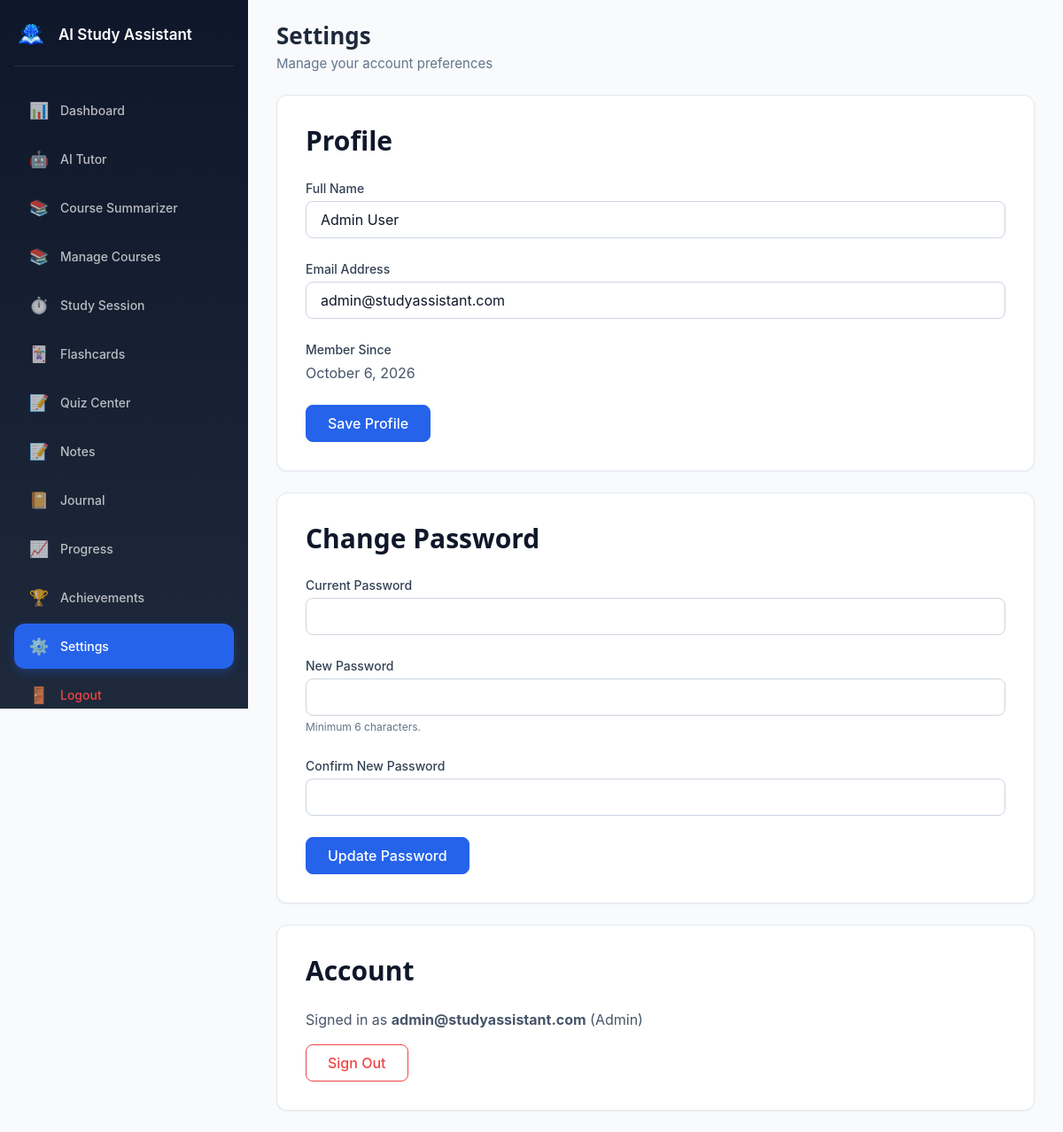
The page /settings.php (signed in) on the database its author committed.
### tables this page shows
CREATE TABLE IF NOT EXISTS users (
    id INT AUTO_INCREMENT PRIMARY KEY,
    name VARCHAR(255) NOT NULL,
    email VARCHAR(255) NOT NULL UNIQUE,
    password VARCHAR(255) NOT NULL,
    role ENUM('user', 'admin') DEFAULT 'user',
    status ENUM('active', 'suspended') NOT NULL DEFAULT 'active',
    avatar VARCHAR(255) DEFAULT NULL,
    department VARCHAR(100) DEFAULT NULL,
    created_at TIMESTAMP DEFAULT CURRENT_TIMESTAMP,
    updated_at TIMESTAMP DEFAULT CURRENT_TIMESTAMP ON UPDATE CURRENT_TIMESTAMP,
    last_login TIMESTAMP NULL,
    INDEX idx_email (email),
    INDEX idx_role (role)
);

### utils/Auth.php (called while the page is built, shortened)
<?php
require_once __DIR__ . '/../config/config.php';
class Auth {
    public static function get_current_user() {
        $db = get_db_connection();
        try {
            $stmt = $db->prepare("SELECT id, name, email, role, created_at FROM users WHERE id = ? LIMIT 1");
            $stmt->execute([get_current_user_id()]);
            return $stmt->fetch();
        } catch (PDOException $e) {
            error_log("Get user error: " . $e->getMessage());
            return null;
        }
    }
}

### config/config.php (called while the page is built, shortened)
<?php
function app_url($path = '') {
    $path = ltrim($path, '/');
    return rtrim(APP_BASE_URL, '/') . '/' . $path;
}
function get_current_user_id() {
    return $_SESSION['user_id'] ?? null;
}

### settings.php (the view, shortened to what this page needs)
<?php
require_once __DIR__ . '/config/config.php';
require_once __DIR__ . '/utils/Auth.php';
$user = Auth::get_current_user();
require_once __DIR__ . '/views/partials/navbar.php';
?>
<header class="page-heading">
    <h1>Settings</h1>
    <p>Manage your account preferences</p>
</header>
                <div class="card mb-4">
                    <div class="card-body">
                        <h3 style="color: var(--color-primary-dark); margin-bottom: var(--spacing-lg);">Profile</h3>
                        <form method="POST" action="">
                            <div class="form-group">
                                <label for="name" class="form-label">Full Name</label>
                                <input type="text" class="form-control" id="name" name="name"
                                       value="<?php echo htmlspecialchars($user['name'] ?? ''); ?>" required maxlength="255">
                            </div>
                            <div class="form-group">
                                <label for="email" class="form-label">Email Address</label>
                                <input type="email" class="form-control" id="email" name="email"
                                       value="<?php echo htmlspecialchars($user['email'] ?? ''); ?>" required maxlength="255">
                            </div>
                            <div class="form-group">
                                <label class="form-label">Member Since</label>
                                <p style="margin: 0; color: var(--color-gray-600);">
                                    <?php echo date('F j, Y', strtotime($user['created_at'] ?? 'now')); ?>
                                </p>
                            </div>
                            <button type="submit" name="update_profile" value="1" class="btn btn-primary">Save Profile</button>
                        </form>
                    </div>
                </div>
                <div class="card mb-4">
                    <div class="card-body">
                        <h3 style="color: var(--color-primary-dark); margin-bottom: var(--spacing-lg);">Change Password</h3>
                        <form method="POST" action="">
                            <div class="form-group">
                                <label for="current_password" class="form-label">Current Password</label>
                                <input type="password" class="form-control" id="current_password" name="current_password" required autocomplete="current-password">
                            </div>
                            <div class="form-group">
                                <label for="new_password" class="form-label">New Password</label>
                                <input type="password" class="form-control" id="new_password" name="new_password" required minlength="6" autocomplete="new-password">
                                <small class="form-text">Minimum 6 characters.</small>
                            </div>
                            <div class="form-group">
                                <label for="confirm_password" class="form-label">Confirm New Password</label>
                                <input type="password" class="form-control" id="confirm_password" name="confirm_password" required minlength="6" autocomplete="new-password">
                            </div>
                            <button type="submit" name="change_password" value="1" class="btn btn-primary">Update Password</button>
                        </form>
                    </div>
                </div>
                <div class="card">
                    <div class="card-body">
                        <h3 style="color: var(--color-primary-dark); margin-bottom: var(--spacing-lg);">Account</h3>
                        <p style="color: var(--color-gray-600);">
                            Signed in as <strong><?php echo htmlspecialchars($_SESSION['user_email'] ?? ''); ?></strong>
                            (<?php echo htmlspecialchars(ucfirst($_SESSION['user_role'] ?? 'user')); ?>)
                        </p>
                        <a href="<?php echo app_url('logout.php'); ?>" class="btn btn-outline" style="border-color: var(--color-error); color: var(--color-error);">
                            Sign Out
                        </a>
                    </div>
                </div>
<?php require_once __DIR__ . '/views/partials/footer.php'; ?>

### rows shown on the page
users: name "Admin User", email "admin@studyassistant.com", created_at "October 6, 2026"

### other values the page prints
$item[0] "📊"
$item[1] "Dashboard"
$item[0] "🤖"
$item[1] "AI Tutor"
$item[0] "📚"
$item[1] "Course Summarizer"
$item[1] "Manage Courses"
$item[0] "⏱️"
$item[1] "Study Session"
$item[0] "🃏"
$item[1] "Flashcards"
$item[0] "📝"
$item[1] "Quiz Center"
$item[1] "Notes"
$item[0] "📔"
